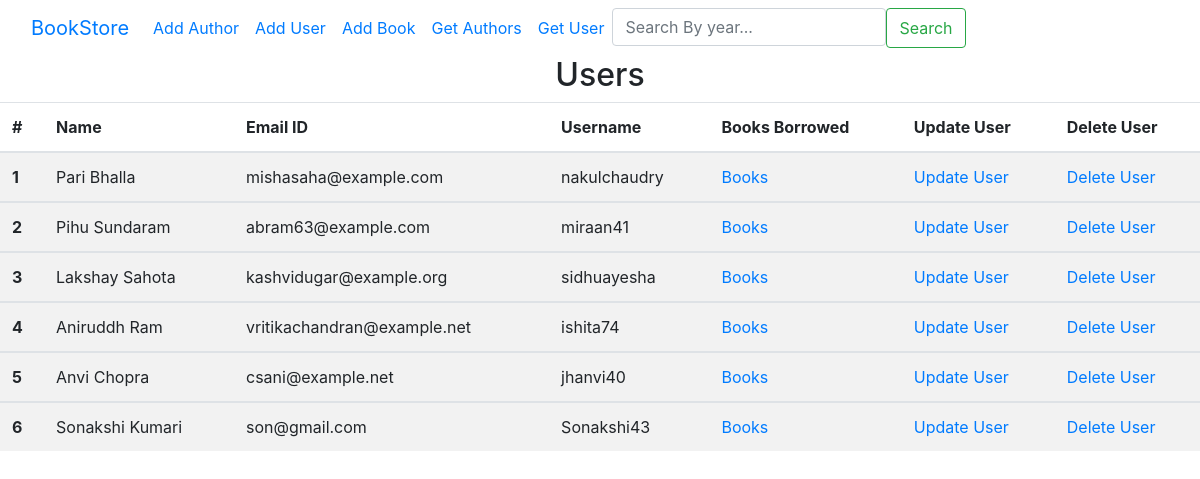
Page /get_user/ on the committed database.
### lms/models.py (models this page shows, shortened)
class User(models.Model):
    username=models.CharField(max_length=100,unique=True)
    email=models.EmailField(unique=True)
    first_name=models.CharField(max_length=100)
    last_name= models.CharField(max_length=100)
    created_at=models.DateTimeField(auto_now_add=True)
    updated_at=models.DateTimeField(auto_now=True)

### lms/views.py (the view)
# urls.py: path('get_user/',views.get_user, name='getUser'),
def get_user(request):
    users = User.objects.all()
    context = {
        'users': users
    }
    return render(request, 'user.html', context=context)

### lms/templates/user.html
{% extends 'base.html' %} {% block content %} {% include 'navbar.html' %}
<h2 class="text-center">Users</h2>
<table class="table table-striped">
  <thead>
    <tr>
      <th scope="col">#</th>
      <th scope="col">Name</th>
      <th scope="col">Email ID</th>
      <th scope="col">Username</th>
      <th scope="col">Books Borrowed</th>
      <th scope="col">Update User</th>
      <th scope="col">Delete User</th>
    </tr>
  </thead>
  {% for user in users %}
  <tbody>
    <th scope="row">{{ forloop.counter }}</th>
    <td>{{ user.first_name }} {{ user.last_name }}</td>
    <td>{{ user.email }}</td>
    <td>{{ user.username }}</td>
    <td><a href="{% url 'booksBorrowed' user.id %}">Books</a></td>
    <td><a href="{% url 'updateUser' user.id %}">Update User</a></td>
    <td><a href="{% url 'deleteUser' user.id %}">Delete User</a></td>
  </tbody>
  {% endfor %}
</table>
{% endblock %}

### rows in the picture
User: first_name "Pari", last_name "Bhalla", email "mishasaha@example.com", username "nakulchaudry"
User: first_name "Pihu", last_name "Sundaram", email "abram63@example.com", username "miraan41"
User: first_name "Lakshay", last_name "Sahota", email "kashvidugar@example.org", username "sidhuayesha"
User: first_name "Aniruddh", last_name "Ram", email "vritikachandran@example.net", username "ishita74"
User: first_name "Anvi", last_name "Chopra", email "csani@example.net", username "jhanvi40"
User: first_name "Sonakshi", last_name "Kumari", email "son@gmail.com", username "Sonakshi43"
